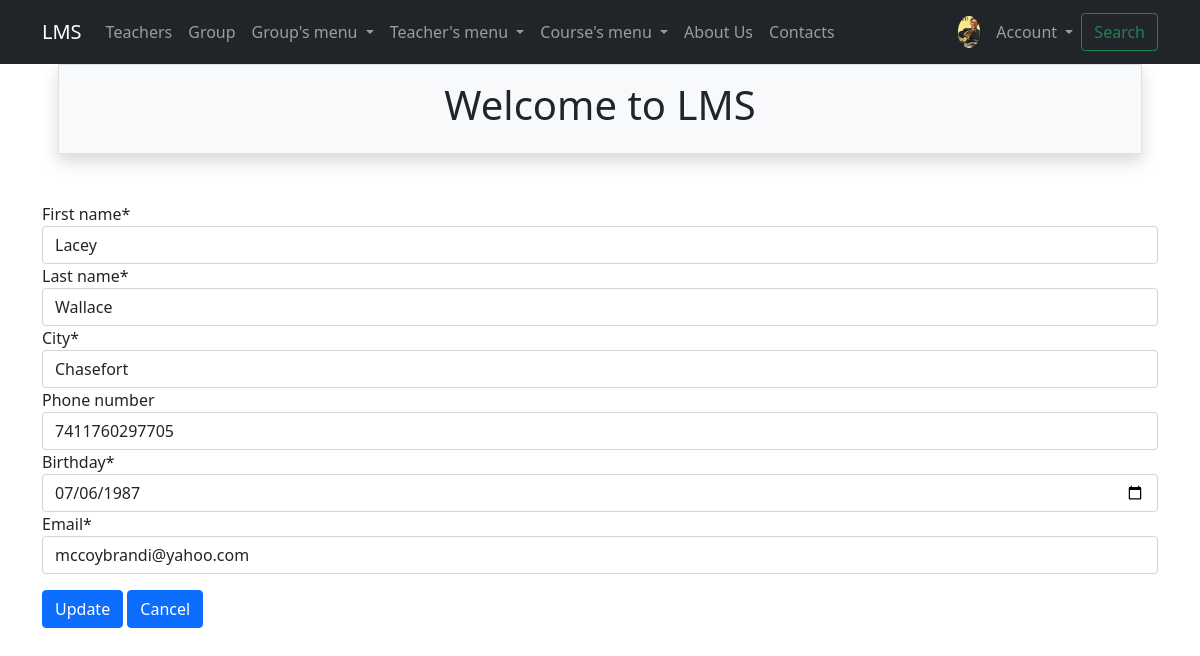
/groups/update/5/ (signed in), run on the app's committed database.
### accounts/models.py (models this page shows)
class Profile(models.Model):
    user = models.OneToOneField(to=User, on_delete=models.CASCADE, related_name='profile')
    avatar = models.ImageField(null=True, default='default.jpg', upload_to='avatars/')
    interests = models.CharField(max_length=250, null=True)

### groups/models.py (models this page shows, shortened)
class Group(Person):
    phone_number = models.CharField(max_length=70, unique=True, blank=True, null=True)
    birthday = models.DateField(default=datetime.date.today, validators=[adult_validation])
    teacher = models.ForeignKey(Teacher, on_delete=models.CASCADE, null=True, related_name='students')

### groups/views.py (the view)
# urls.py: path('update/<int:pk>/', GroupUpdateView.as_view(), name='update'),
class GroupUpdateView(LoginRequiredMixin, UpdateView):
    model = Group
    form_class = GroupUpdateForm
    success_url = reverse_lazy('groups:list')
    template_name = 'groups/update.html'

### groups/forms.py
class GroupUpdateForm(GroupBaseForm):
    pass

### core/context_processors.py (called while the page is built)
def get_params(request):
    context = {}
    params = request.GET
    if 'page' in params:
        params = copy(params)
        del params['page']
    context['get_params'] = params.urlencode()
    return context

### groups/templates/groups/update.html (shortened to what this page needs)
{% extends 'base.html' %}
{% load crispy_forms_tags %}
{% block content %}
    <form method="post">
        {{form | crispy}}
        <input class="btn btn-primary mt-3" type="submit" value="Update">
        <a class="btn btn-primary mt-3" href="{% url 'groups:list' %}">Cancel</a>
    </form>
{% endblock %}

### templates/includes/nav_bar.html (shortened to what this page needs)
<nav class="navbar navbar-expand-lg navbar-dark bg-dark fixed-top navbar-expand-lg font-weight-bold">
  <div class="container">
    <a class="navbar-brand" href="{% url 'index' %}">LMS</a>
    <div class="collapse navbar-collapse" id="navbarSupportedContent">
      <ul class="navbar-nav me-auto mb-2 mb-lg-0">
        <li class="nav-item">
          <a class="nav-link" href="{% url 'teachers:list' %}">Teachers</a>
        </li>
        <li class="nav-item">
          <a class="nav-link" href="{% url 'groups:list' %}">Group</a>
        </li>
        <li class="nav-item dropdown">
          <a class="nav-link dropdown-toggle" href="#" id="navbarDropdown" role="button" data-bs-toggle="dropdown" aria-expanded="false">
            Group's menu
          </a>
        </li>
        <li class="nav-item dropdown">
          <a class="nav-link dropdown-toggle" href="#" id="navbarDropdown" role="button" data-bs-toggle="dropdown" aria-expanded="false">
            Teacher's menu
          </a>
        </li>
        <li class="nav-item dropdown">
          <a class="nav-link dropdown-toggle" href="#" id="navbarDropdown" role="button" data-bs-toggle="dropdown" aria-expanded="false">
            Course's menu
          </a>
        </li>
        <li class="nav-item">
          <a class="nav-link" href="/about/" tabindex="-1" >About Us</a>
        </li>
        <li class="nav-item">
          <a class="nav-link" href="/contacts/" tabindex="-1" >Contacts</a>
        </li>
      </ul>
      {% if user.is_authenticated %}
          <div><img class="rounded-circle p-1 m-1" widht="40" height="40" src="{{user.profile.avatar.url}}"></div>
           {% endif %}
      <ul class="navbar-nav d-flex">
         <li class="nav-item dropdown">
           <a class="nav-link dropdown-toggle" href="#" id="navbarDropdown3" role="button" data-bs-toggle="dropdown" aria-expanded="false">
             Account
           </a>
         </li>
       </ul>
      <form class="d-flex">
        <a class="btn btn-outline-success" data-bs-toggle="collapse" href="#collapseExample" role="button"
           aria-expanded="false" aria-controls="collapseExample">
            Search
        </a>
      </form>
    </div>
  </div>
</nav>

### data on the page
Group: first_name "Lacey", last_name "Wallace", city "Chasefort", phone_number "7411760297705", birthday "07/06/1987", email "mccoybrandi@yahoo.com"
